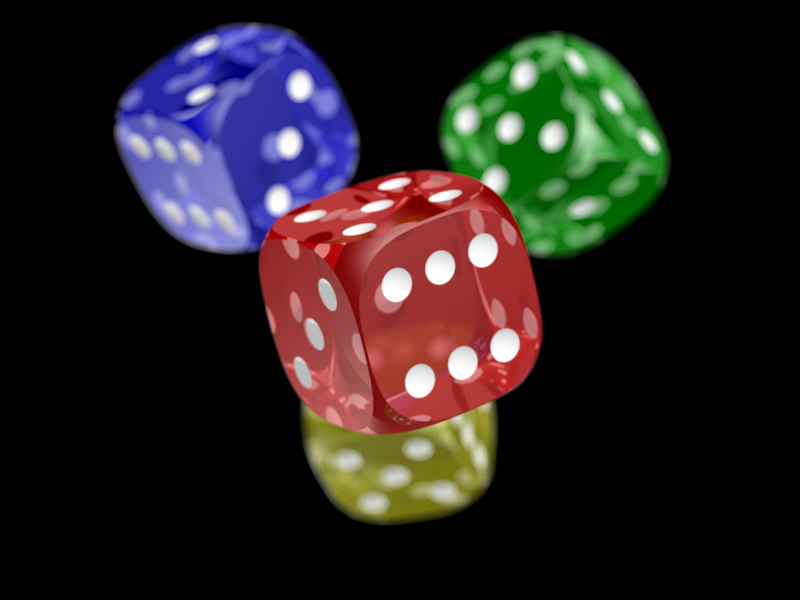
#> input picture images/img.png, 800 x 600 px
$ python main.py
#> lines starting #> are read from the running program, lines starting #| are printed output that depends on the picture; long printed decimals are rounded
### histogram_generator.py
import matplotlib.pyplot as plt

def histogram_array_generator(image):
    histogram_array = {}
    for index in range(256):
        histogram_array[index] = 0
    for row in image:
        for element in row:
            histogram_array[element] += 1
    return histogram_array

# [6 lines left out: function plot_histogram, not called in this run]
    #plt.show()


def probability_distribution_generator(array, image_dimension):
    prob_dist_array = {}
    for index in range(256):
        prob_dist_array[index] = array[index]/image_dimension
    return prob_dist_array

### huffman_code_decode_generator.py
import heapq

class HeapNode:
    def __init__(self, pixel, prob):
        self.pixel = pixel
        self.prob = prob
        self.left = None
        self.right = None

    def __lt__(self, other):
        return self.prob < other.prob

    # [6 lines left out: function __eq__, not called in this run]

class Huffman_Coding:
    def __init__(self, code_dict):
        self.code_dict = code_dict
        self.heap = []
        self.codes = {}
        self.reverse_mapping = {}

    def make_heap(self, Code_dict):
        for key in Code_dict:
            node = HeapNode(key, Code_dict[key])
            heapq.heappush(self.heap, node)

    def merge_nodes(self):
        while (len(self.heap) > 1):
            node1 = heapq.heappop(self.heap)
            node2 = heapq.heappop(self.heap)

            merged_node = HeapNode(None, node1.prob + node2.prob)

            merged_node.left = node1
            merged_node.right = node2

            heapq.heappush(self.heap, merged_node)

    def make_codes_helper (self, root, current_code):
        if root is None:
            return
        if root.pixel != None:
            self.codes[root.pixel] = current_code
            self.reverse_mapping[current_code] = root.pixel
            return

        self.make_codes_helper(root.left, current_code + "0")
        self.make_codes_helper(root.right, current_code + "1")

    def make_codes (self):
        root = heapq.heappop(self.heap)
        current_code = ""
        self.make_codes_helper(root, current_code)

    def compress (self):
        self.make_heap(self.code_dict)
        self.merge_nodes()
        self.make_codes()
        return self.codes, self.reverse_mapping

### image_compressor.py
def compressor(original_image, code):
    compress_image_array = []
    for pixel_row_index in range(original_image.shape[0]):
        pixel_row = []
        for pixel_column_index in range(original_image.shape[1]):
            pixel_row.append(str(code[original_image[pixel_row_index][pixel_column_index]]))
        compress_image_array.append(pixel_row)
    return compress_image_array

### byte_stream_generator.py
def byte_stream(red_stream_image, green_stream_image, blue_stream_image, red_seperator, green_seperator):
    byte_stream = ""

    for stream_row_index in range(len(red_stream_image)):
        for stream_column_index in range(len(red_stream_image[0])):
            byte_stream += str(red_stream_image[stream_row_index][stream_column_index])

    byte_stream += red_seperator

    for stream_row_index in range(len(green_stream_image)):
        for stream_column_index in range(len(green_stream_image[0])):
            byte_stream += str(green_stream_image[stream_row_index][stream_column_index])

    byte_stream += green_seperator

    for stream_row_index in range(len(blue_stream_image)):
        for stream_column_index in range(len(blue_stream_image[0])):
            byte_stream += str(blue_stream_image[stream_row_index][stream_column_index])

    return byte_stream

### main.py
import json
import numpy as np
import cv2
import matplotlib.pyplot as plt
from PIL import Image

import bit_stream_decoder
import byte_stream_generator
import channel_restorer
import histogram_generator
import huffman_code_decode_generator
import image_compressor

file_name = 'images/img.png'
original_image = cv2.imread(file_name)
#> original_image is the input picture: shape (600, 800, 3); mean B, G, R 32.2, 32.4, 38.5
original_image = cv2.cvtColor(original_image, cv2.COLOR_BGR2RGB)

# Plot original image
plt.figure(figsize=(20, 10))
plt.imshow(original_image)

# Extracting the red screen
red_scale_image = original_image[:, :, 0]
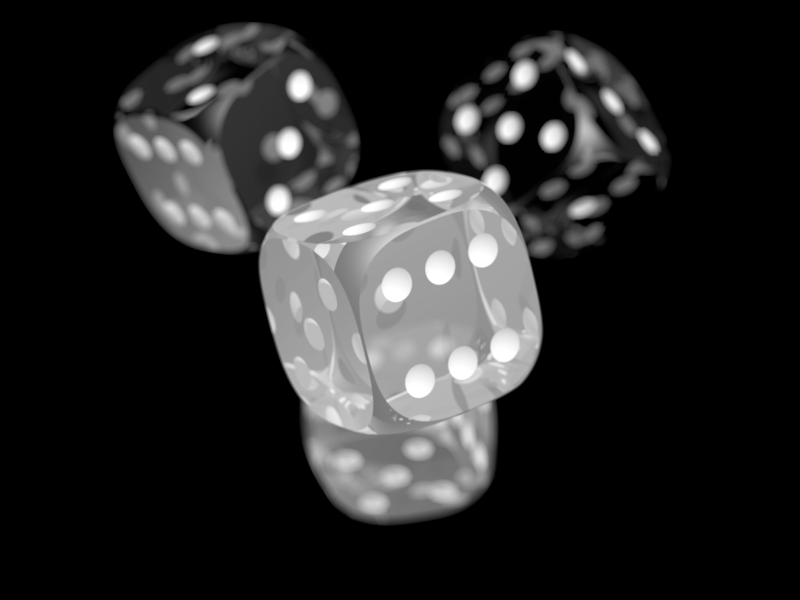
#> red_scale_image: shape (600, 800); min 0, max 255, mean 38.5

# Plot original image
plt.figure(figsize=(15, 10))
plt.imshow(red_scale_image, cmap='gray', vmin=0, vmax=255)

# Extracting the green screen
green_scale_image = original_image[:, :, 1]
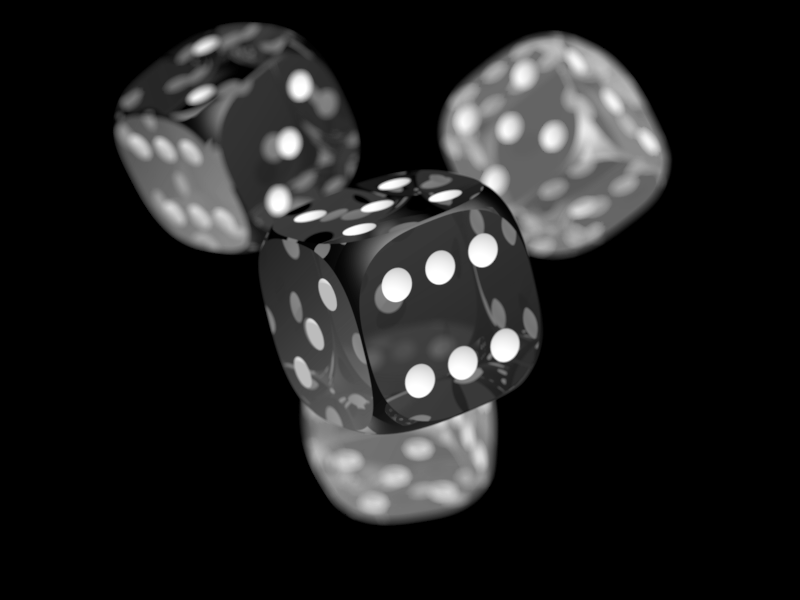
#> green_scale_image: shape (600, 800); min 0, max 255, mean 32.4

# Plot original image
plt.figure(figsize=(15, 10))
plt.imshow(green_scale_image, cmap='gray', vmin=0, vmax=255)

# Extracting the blue screen
blue_scale_image = original_image[:, :, 2]
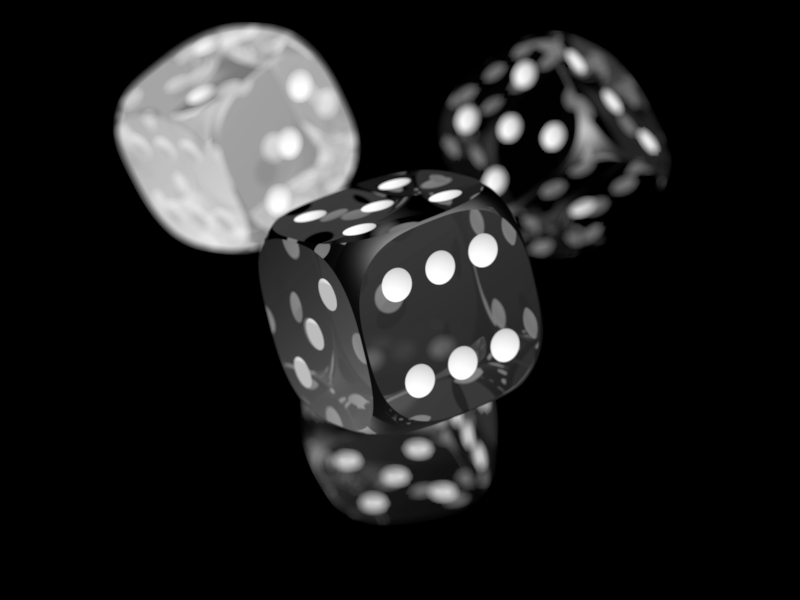
#> blue_scale_image: shape (600, 800); min 0, max 255, mean 32.2

# Plot original image
plt.figure(figsize=(15, 10))
plt.imshow(blue_scale_image, cmap='gray', vmin=0, vmax=255)

red_channel_histogram_array = histogram_generator.histogram_array_generator(red_scale_image)
#> after the loop in histogram_array_generator, `for row in image:`: histogram_array = 256 items
#> red_channel_histogram_array = 256 items
green_channel_histogram_array = histogram_generator.histogram_array_generator(green_scale_image)
#> green_channel_histogram_array = 256 items
blue_channel_histogram_array = histogram_generator.histogram_array_generator(blue_scale_image)
#> blue_channel_histogram_array = 256 items

red_channel_probability_distribution = histogram_generator.probability_distribution_generator(
    red_channel_histogram_array, 800 * 1200)
#> red_channel_probability_distribution = 256 items
green_channel_probability_distribution = histogram_generator.probability_distribution_generator(
    green_channel_histogram_array, 800 * 1200)
#> green_channel_probability_distribution = 256 items
blue_channel_probability_distribution = histogram_generator.probability_distribution_generator(
    blue_channel_histogram_array, 800 * 1200)
#> blue_channel_probability_distribution = 256 items


red_channel_probability_distribution['separator'] = 0
red_huffman_coding = huffman_code_decode_generator.Huffman_Coding(red_channel_probability_distribution)
#> in __init__, `self.code_dict = code_dict`: self.code_dict = 257 items
red_coded_pixels, red_reverse_coded_pixels = red_huffman_coding.compress()
#> the loop in make_heap, `for key in Code_dict:` made 257 passes
#> the loop in merge_nodes, `while (len(self.heap) > 1):` made 256 passes
#> red_coded_pixels = 257 items; red_reverse_coded_pixels = 257 items

green_channel_probability_distribution['separator'] = 0
green_huffman_coding = huffman_code_decode_generator.Huffman_Coding(green_channel_probability_distribution)
green_coded_pixels, green_reverse_coded_pixels = green_huffman_coding.compress()
#> the loop in make_heap (call 2), `for key in Code_dict:` made 257 passes
#> the loop in merge_nodes (call 2), `while (len(self.heap) > 1):` made 256 passes
#> green_coded_pixels = 257 items; green_reverse_coded_pixels = 257 items

blue_huffman_coding = huffman_code_decode_generator.Huffman_Coding(blue_channel_probability_distribution)
blue_coded_pixels, blue_reverse_coded_pixels = blue_huffman_coding.compress()
#> blue_coded_pixels = 256 items; blue_reverse_coded_pixels = 256 items
with open('codes/red_channel_codes.json', 'w') as fp:
    json.dump(red_coded_pixels, fp)
with open('decodes/red_channel_decodes.json', 'w') as fp:
    json.dump(red_reverse_coded_pixels, fp)
with open('codes/green_channel_codes.json', 'w') as fp:
    json.dump(green_coded_pixels, fp)
with open('decodes/green_channel_decodes.json', 'w') as fp:
    json.dump(green_reverse_coded_pixels, fp)
with open('codes/blue_channel_codes.json', 'w') as fp:
    json.dump(blue_coded_pixels, fp)
with open('decodes/blue_channel_decodes.json', 'w') as fp:
    json.dump(blue_reverse_coded_pixels, fp)
red_channel_compressed_image = image_compressor.compressor(red_scale_image, red_coded_pixels)
#> after the loop in compressor, `for pixel_row_index in range(original_image.shape[0]):`: compress_image_array = 600 items
#> red_channel_compressed_image = 600 items
green_channel_compressed_image = image_compressor.compressor(green_scale_image, green_coded_pixels)
#> green_channel_compressed_image = 600 items
blue_channel_compressed_image = image_compressor.compressor(blue_scale_image, blue_coded_pixels)
#> blue_channel_compressed_image = 600 items
bit_stream = byte_stream_generator.byte_stream(red_channel_compressed_image, green_channel_compressed_image,
                                               blue_channel_compressed_image, red_coded_pixels['separator'],
                                               green_coded_pixels['separator'])
print('Compression ratio:', (len(bit_stream) / (red_scale_image.shape[0] * red_scale_image.shape[1] * 3 * 8)))
#| Compression ratio: 0.4318

with open('bit_stream.txt', 'w') as fp:
    fp.write(bit_stream)

# image decompression

#> (the run stopped early here; a loop or call above may not have finished)
